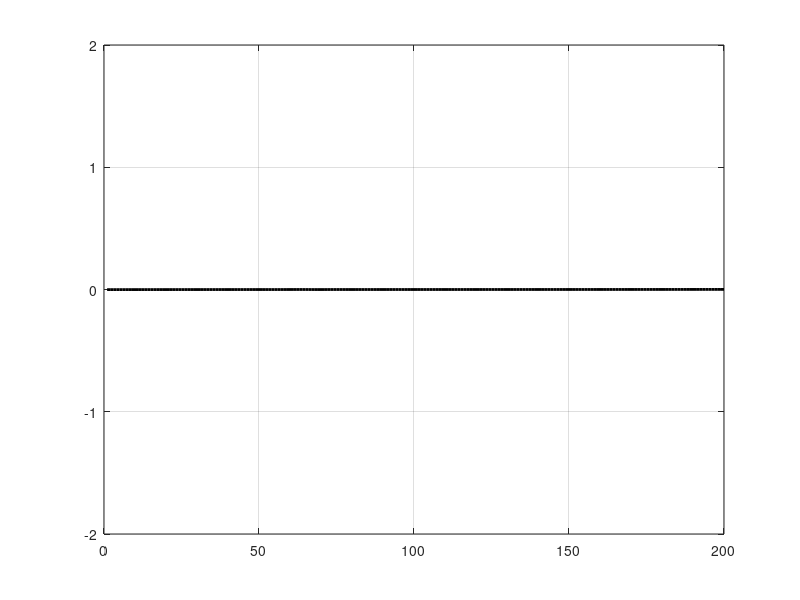
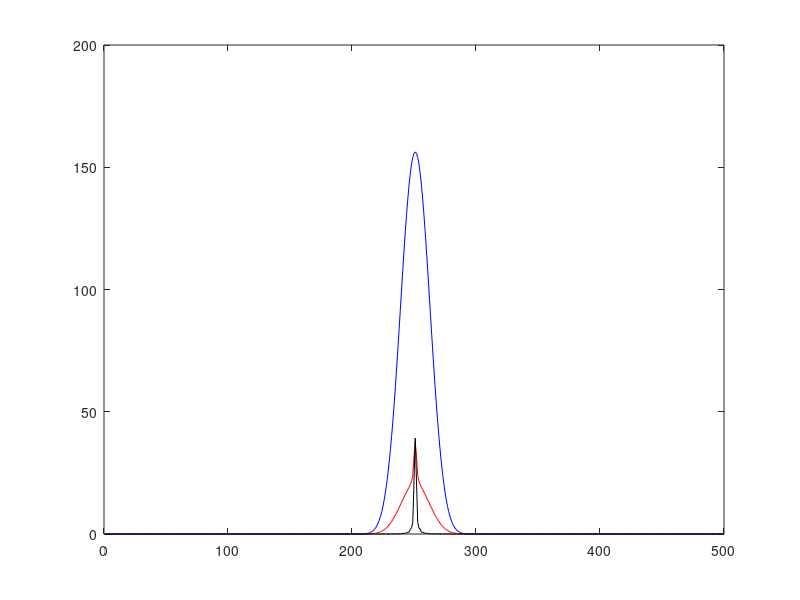
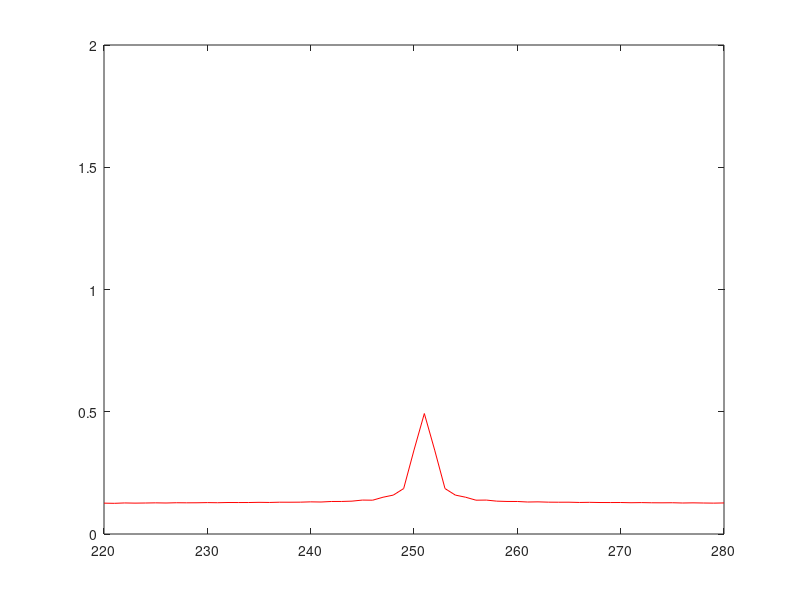

The MATLAB source for these figures, in order:
clear all;
close all;
clc;
xdim=200;
time_tot=500;
xsource = 1;

S = 0.7;

epsilon0=1;
mu0 = 1;
c = 1;
delta = 1;
deltat=S*delta/c;
 
Ez=zeros(1,xdim);
Hy=zeros(1,xdim);

sigma = zeros(1, xdim);
mu=mu0*ones(1,xdim);
epsilon=epsilon0*ones(1,xdim);

x1 = floor(xdim/3);
x2 = floor(2*xdim/3);

epsilon(1,1:(xdim/2))=1.0;
epsilon(1,(xdim/2):xdim)=1.0;
sigma(x1:x2) = 0.03;


gaussian=1;
sine=0;
impulse=0;
lambda = 20;
freq = c/lambda;

detector0 = zeros(1, time_tot);
detector1 = zeros(1, time_tot);

n=1:1:time_tot;
tstart = 1;
N_lambda = 20;
Ezsource = (10 - 15*cos(n*pi/20) + 6*cos(2*n*pi/20) - cos(3*n*pi/20))/32;
Ezsource(42:time_tot) = 0;

if sine == 1
    Ezsource=cos(2*pi*freq*n);
end

if impulse == 1
    Ezsource(1) = 1;
end

mur = (S-1)/(S+1);

for n=1:1:time_tot;
    
        if n <= 43
            Ez(xsource) = Ezsource(n);
        else
               detector0(n) = Ez(1);
               detector1(n) = Ez(xdim);
        end
        
    Hy(1:xdim-1) = Hy(1:xdim-1)+(deltat./(delta*mu(1:xdim-1))).*(Ez(2:xdim)-Ez(1:xdim-1));

    oldEz2 = Ez(2);
    oldEzxdim = Ez(xdim);
    oldEzxdim1 = Ez(xdim-1);
    oldEz1 = Ez(1);
    
    Ez(2:xdim) = Ez(2:xdim) - (deltat.*sigma(2:xdim)./epsilon(2:xdim)).*Ez(2:xdim) + (deltat./(delta*epsilon(2:xdim))).*(Hy(2:xdim)-Hy(1:xdim-1));
    
    Ez(1) = oldEz2 + mur*(Ez(2) - oldEz1);
    Ez(xdim) = oldEzxdim1 + mur*(Ez(xdim-1) - oldEzxdim);
    
    %Ez(xsource)=1;
        
    plot(1:1:xdim,Ez,'color','k','linewidth',2);
    grid on;
   axis([0, xdim, -2, 2]);
    getframe;
end

R = fft(detector0);
T = fft(detector1);
S = fft(Ezsource);

shift = floor((time_tot+1)/2);
R = circshift(R', shift)';
S = circshift(S', shift)';
T = circshift(T', shift)';

n = 1:1:time_tot;
figure;
plot(n, abs(T).^2, 'r');
hold on;
plot(n, abs(S).^2, 'b');

plot(n, abs(R).^2, 'k');
hold off;

figure;
X = (abs(R).^2 + abs(T).^2)./abs(S).^2;
%X = abs(S).^2;
plot(n(220:280), X(220:280), 'r');
axis([220,280, 0,2]);

%critical dimention : smallest critical fearure the grid should capture..
%critical timestep : minimum timestep to choose such that S is nowhere
%greater than one

%imlement mur's absorbing boundary condition